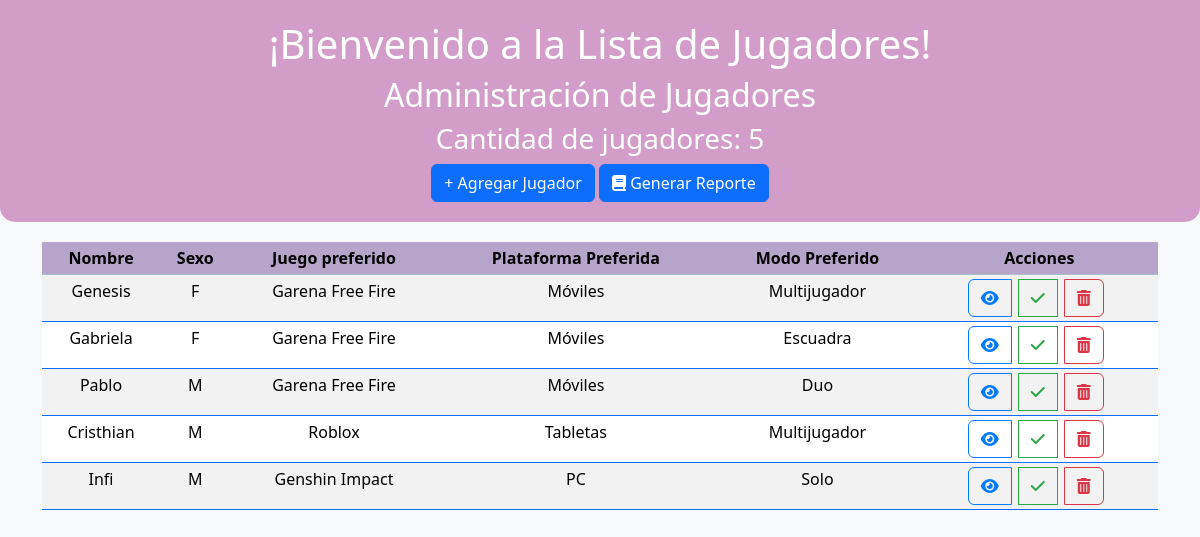
The app's page /, older data.
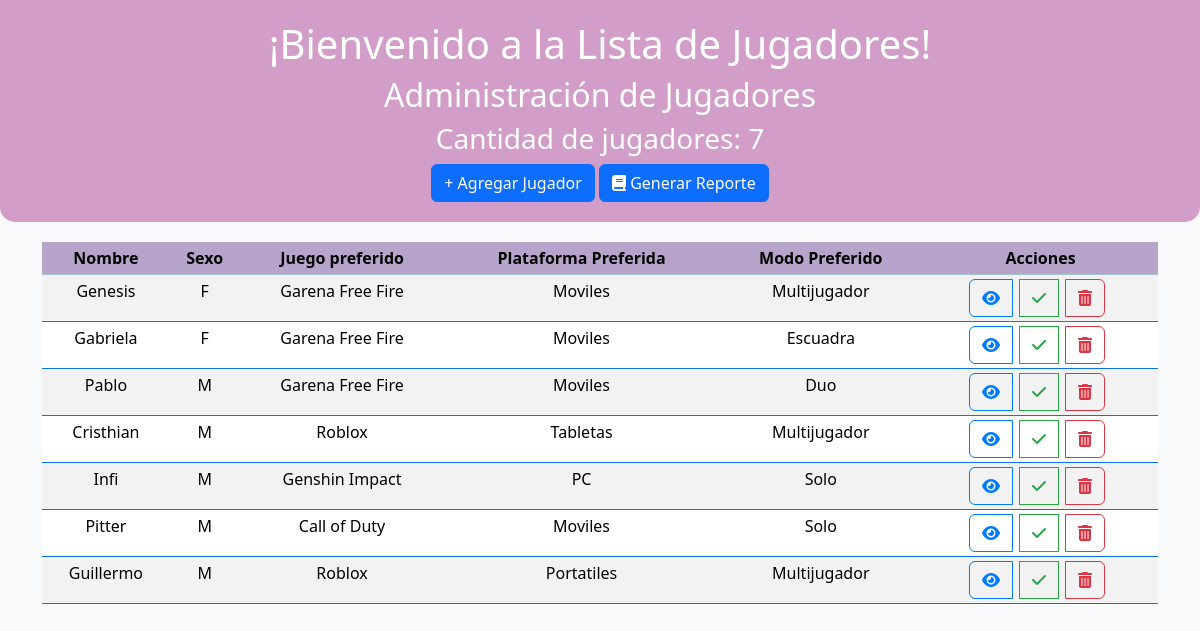
The same page, newer data.
### jugadores/models.py (models this page shows, shortened)
class Jugador(models.Model):
    sexo = [
        ("M", "Masculino"),
        ("F", "Femenino")
    ]
    nombre = models.CharField(max_length=50)
    sexo = models.CharField(max_length=1, choices=sexo, null=True)
    Email = models.CharField(max_length=50)
    activo = models.BooleanField(default=True)
    fecha_de_inicio = models.DateField(null=True)
    modos_preferidos = models.ForeignKey(Modo, on_delete=models.SET_NULL, null=True)
    generos_preferidos = models.ForeignKey(GeneroJuego, on_delete=models.SET_NULL, null=True)
    plataforma_preferida = models.ForeignKey(Plataforma, on_delete=models.SET_NULL, null=True)
    juego_preferido = models.ForeignKey(Juego, on_delete=models.SET_NULL, null=True)

class Juego(models.Model):
    nombre = models.CharField(max_length=100)

class Plataforma(models.Model):
    nombre = models.CharField(max_length=500, null=True)

class Modo(models.Model):
    nombre = models.CharField(max_length=100)

### webapp/views.py (the view)
# urls.py: path('', jugadores, name='jugadores'),
def jugadores(request):
    jugadores = Jugador.objects.annotate(num_juegos_preferidos=Count('juego_preferido'))
    cantidad_jugadores = jugadores.count()
    cantidad_juegos_preferidos = sum(1 for jugador in jugadores)
    dict_datos = {
        'cantidad_jugadores': cantidad_jugadores,
        'jugadores': jugadores
    }
    pagina = loader.get_template('jugadores.html')
    return HttpResponse(pagina.render(dict_datos, request))

### webapp/templates/jugadores.html (shortened to what this page needs)
<!DOCTYPE html>
<html lang="en">
<head>
    {% load static %}
    <link href="{% static 'fontawesomefree/css/fontawesome.css' %}" rel="stylesheet" type="text/css">
    <link href="{% static 'fontawesomefree/css/brands.css' %}" rel="stylesheet" type="text/css">
    <link href="{% static 'fontawesomefree/css/solid.css' %}" rel="stylesheet" type="text/css">
    <link href="https://cdn.jsdelivr.net/npm/bootstrap@5.3.2/dist/css/bootstrap.min.css" rel="stylesheet">
</head>
<body>
    <div class="header">
        <h1>¡Bienvenido a la Lista de Jugadores!</h1>
        <h2>Administración de Jugadores</h2>
        <h3>Cantidad de jugadores: {{cantidad_jugadores }}</h3>
        <a href="/agregar_jugador/" class="btn btn-primary"> + Agregar Jugador</a>
        <a href="generar_reporte_jugadores/" class="btn btn-primary">  <i class="fa-solid fa-book"></i> Generar Reporte </a>
    </div>
    <div class="container">
        <table class="table table-hover table-striped border-primary table-sm text-center">
            <thead class="table-info">
                <tr>
                    <th scope="col">Nombre</th>
                    <th scope="col">Sexo</th>
                    <th scope="col">Juego preferido</th>
                    <th scope="col">Plataforma Preferida</th>
                    <th scope="col">Modo Preferido</th>
                    <th scope="col">Acciones</th>
                </tr>
            </thead>
            <tbody>
                {% for jugador in jugadores %}
                    <tr>
                        <td>{{ jugador.nombre }}</td>
                        <td>{{ jugador.sexo }}</td>
                        <td>{{ jugador.juego_preferido.nombre }}</td>
                        <td>{{ jugador.plataforma_preferida.nombre }}</td>
                        <td>{{ jugador.modos_preferidos.nombre }}</td>
                        <td>
                            <div class="btn-group">
                                <a href="/ver_jugador/{{ jugador.id }}/" class="btn btn-outline-info"><i class="fas fa-eye"></i></a>
                                <a href="/modificar_jugador/{{ jugador.id }}/" class="btn btn-outline-success"><i class="fas fa-check"></i></a>
                                <a href="/eliminar_jugador/{{ jugador.id }}/" class="btn btn-outline-danger"><i class="fas fa-trash-alt"></i></a>
                            </div>
                        </td>
                    </tr>
                {% endfor %}
            </tbody>
        </table>
    </div>
</body>
</html>

### webapp/templates/jugadores.html (style rules this page uses)
body { background-color: #f8f9fa; }
.header { background-color: #d29dc8; color: #ffffff; padding: 20px; text-align: center; border-bottom-left-radius: 15px; border-bottom-right-radius: 15px; }
.container { margin-top: 20px; }
.table-info th { background-color: #b7a4cb; }
.btn-group a { margin-right: 7px; }
.btn-outline-info { color: #007bff; border-color: #007bff; }
.btn-outline-success { color: #28a745; border-color: #28a745; }
.btn-outline-danger { color: #dc3545; border-color: #dc3545; }

Row changes from the older to the newer data that the page shows:
changed through a linked row, Jugador "Genesis": plataforma_preferida.nombre "Móviles" → "Moviles"
changed through a linked row, Jugador "Gabriela": plataforma_preferida.nombre "Móviles" → "Moviles"
changed through a linked row, Jugador "Pablo": plataforma_preferida.nombre "Móviles" → "Moviles"
added Jugador: nombre "Pitter", sexo "M", juego_preferido.nombre "Call of Duty", plataforma_preferida.nombre "Moviles", modos_preferidos.nombre "Solo"
added Jugador: nombre "Guillermo", sexo "M", juego_preferido.nombre "Roblox", plataforma_preferida.nombre "Portatiles", modos_preferidos.nombre "Multijugador"
Text that changed along with them:
{{ cantidad_jugadores }}: "5" → "7"
